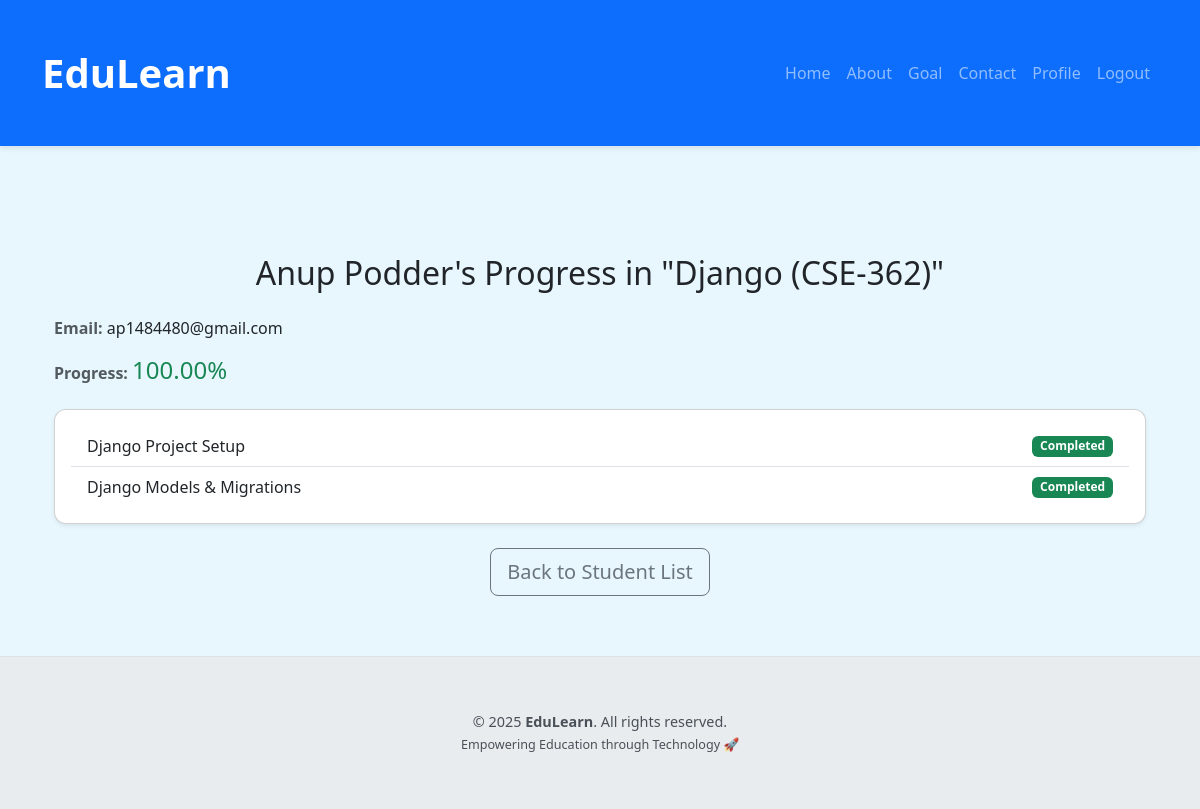
Page /1/students/1/progress/ (signed in) on the committed database.
### courses/models.py (models this page shows, shortened)
class Student(models.Model):
    name = models.CharField(max_length=200)
    email = models.EmailField(unique=True)
    enrolled_courses = models.ManyToManyField(Course, related_name='students')
    completed_lessons = models.ManyToManyField(Lesson, related_name='completed_by',
blank=True)

class Course(models.Model):
    title = models.CharField(max_length=200)
    description = models.TextField()
    duration = models.IntegerField(help_text='Duration in hours')
    thumbnail = models.ImageField(upload_to='course_thumbnail/',storage=MediaCloudinaryStorage(),null = True, blank= True)
    created_at = models.DateTimeField(auto_now_add = True)

class Lesson(models.Model):
    title = models.CharField(max_length=200)
    content = models.TextField()
    course = models.ForeignKey(Course, on_delete=models.CASCADE, related_name='lessons')
    video_url = models.URLField(null = True, blank = True)
    completion_status = models.BooleanField(default = False)

### courses/views.py (the view)
# urls.py: path('<int:course_id>/students/<int:student_id>/progress/', student_lesson_progress, name='student_lesson_progress'),
@login_required
def student_lesson_progress(request, course_id, student_id):
    course = get_object_or_404(Course, id=course_id)
    student = get_object_or_404(Student, id=student_id)
    lessons = course.lessons.all()
    completed_lessons = student.completed_lessons.filter(course=course)
    total_lessons = lessons.count()
    completed_count = completed_lessons.count()
    progress = (completed_count / total_lessons) * 100 if total_lessons > 0 else 0
    context = {
        'course': course,
        'student': student,
        'lessons': lessons,
        'completed_lessons': completed_lessons,
        'progress': progress,
    }
    return render(request, 'courses/student_lesson_progress.html', context)

### Templates/courses/student_lesson_progress.html (shortened to what this page needs)
{% extends "courses/base.html" %}
{% block content %}
<div class="container mt-5">
  <h2 class="text-center mb-4">{{ student.name }}'s Progress in "{{ course.title }}"</h2>
  <div class="mb-4">
    <p><strong class="text-muted">Email:</strong> {{ student.email }}</p>
    <p><strong class="text-muted">Progress:</strong> <span class="h4 text-success">{{ progress|floatformat:2 }}%</span></p>
  </div>
  <div class="card shadow-sm">
    <div class="card-body">
      <ul class="list-group list-group-flush">
        {% for lesson in lessons %}
          <li class="list-group-item d-flex justify-content-between align-items-center">
            <span>{{ lesson.title }}</span>
            {% if lesson in completed_lessons %}
              <span class="badge bg-success">Completed</span>
            {% else %}
              <span class="badge bg-secondary">Not Completed</span>
            {% endif %}
          </li>
        {% endfor %}
      </ul>
    </div>
  </div>
  <div class="mt-4 d-flex justify-content-center">
    <a href="{% url 'student_list' course.id %}" class="btn btn-outline-secondary btn-lg">Back to Student List</a>
  </div>
</div>
{% endblock %}

### Templates/courses/base.html (style rules this page uses)
body { background-color: #e7f7fd; font-family: "Segoe UI", Tahoma, Geneva, Verdana, sans-serif; }
.container { padding-top: 30px; padding-bottom: 30px; }
.card, .table { box-shadow: 0 4px 20px rgba(0, 0, 0, 0.05); border-radius: 12px; }

### rows in the picture
Student: name "Anup Podder", email "ap1484480@gmail.com"
Course: title "Django (CSE-362)"
Lesson: title "Django Project Setup", shows "Completed"
Lesson: title "Django Models & Migrations", shows "Completed"

### other values in the picture
{{ progress|floatformat:2 }} "100.00"
